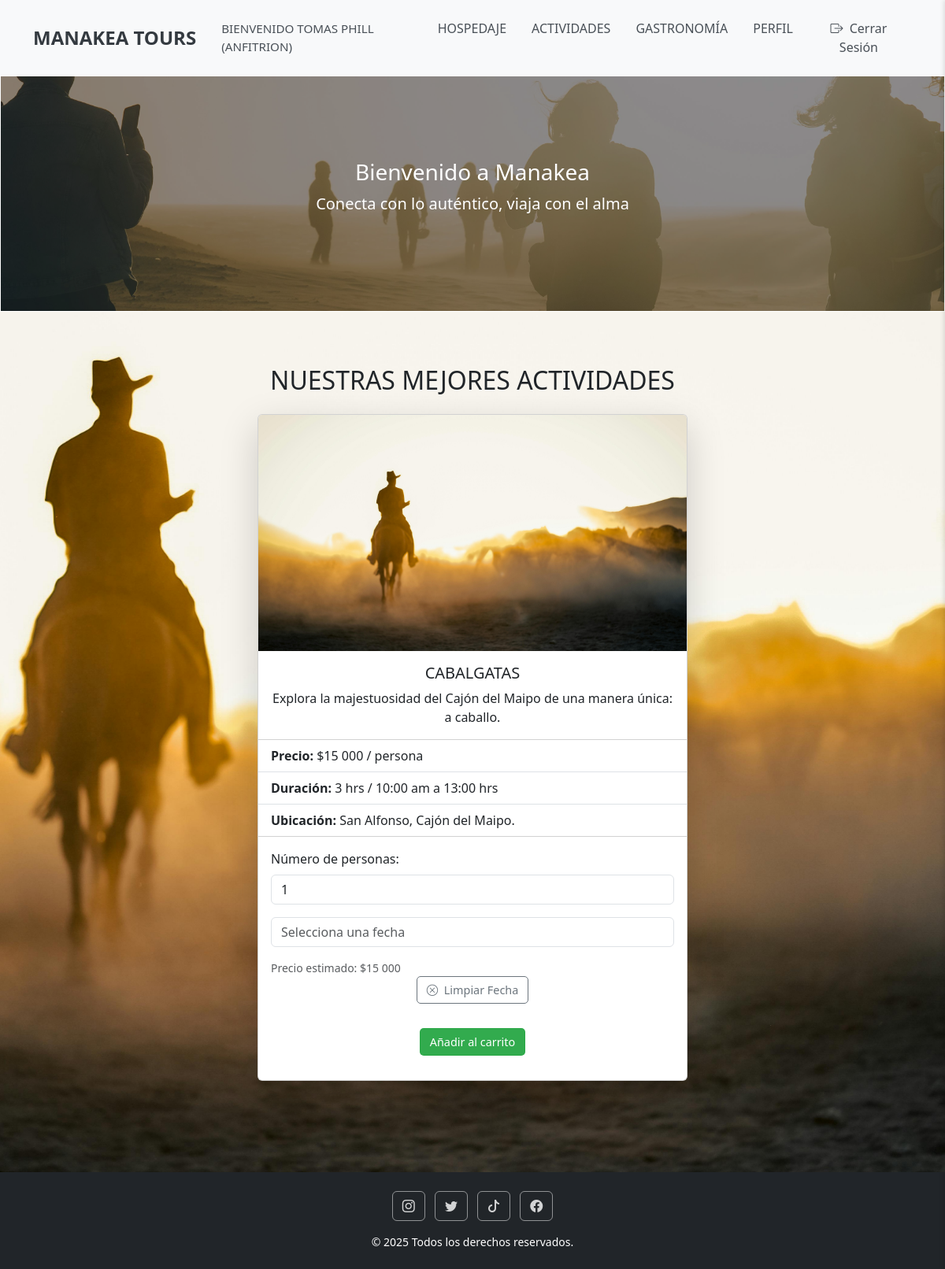
The app's page /detalle_actividad/19/ (signed in) with its own data.
### core/models.py (models this page shows, shortened)
class Usuario(AbstractBaseUser, PermissionsMixin):
    nombre = models.CharField(max_length=100)
    apellido = models.CharField(max_length=100)
    correo = models.EmailField(unique=True)
    telefono = models.CharField(max_length=20, blank=True, null=True) # Campo de teléfono
    tipo_usuario = models.ForeignKey(TipoUsuario, on_delete=models.SET_NULL, null=True, blank=True)
    is_active = models.BooleanField(default=True) # Indica si la cuenta está activa
    is_staff = models.BooleanField(default=False) # Necesario para acceder al admin de Django
    date_joined = models.DateTimeField(auto_now_add=True) # Fecha de creación del usuario
    objects = UsuarioManager() # Asigna tu Manager personalizado
    USERNAME_FIELD = 'correo' # Django usará 'correo' como campo de nombre de usuario para el login
    REQUIRED_FIELDS = ['nombre', 'apellido'] # Campos requeridos al crear un superusuario con createsuperuser
    groups = models.ManyToManyField(
        'auth.Group',
        verbose_name='groups',
        blank=True,
        help_text='The groups this user belongs to. A user will get all permissions granted to each of their groups.',
        related_name="core_usuario_set", # Asegura un related_name único para evitar conflictos
        related_query_name="usuario",
    )
    user_permissions = models.ManyToManyField(
        'auth.Permission',
        verbose_name='user permissions',
        blank=True,
        help_text='Specific permissions for this user.',
        related_name="core_usuario_set", # Asegura un related_name único para evitar conflictos
        related_query_name="usuario",
    )
    class Meta:
        verbose_name = "Usuario"
        verbose_name_plural = "Usuarios"

class TipoUsuario(models.Model):
    tipo_nombre = models.CharField(max_length=50, unique=True)
    class Meta:
        verbose_name = "Tipo de Usuario"
        verbose_name_plural = "Tipos de Usuarios"

class Servicio(models.Model):
    nombre = models.CharField(max_length=200)
    descripcion = models.TextField()
    tipo_servicio = models.ForeignKey('TipoServicio', on_delete=models.CASCADE)
    precio_base = models.DecimalField(max_digits=10, decimal_places=0, default=0)
    ubicacion = models.CharField(max_length=255, default='')
    duracion = models.CharField(max_length=100, blank=True, null=True)
    habitacion = models.IntegerField(blank=True, null=True)
    imagen = models.ImageField(upload_to='servicios_imagenes/', blank=True, null=True)
    anfitrion = models.ForeignKey('Usuario', on_delete=models.CASCADE, related_name='servicios_ofrecidos', null=True, blank=True)

### core/views.py (the view)
# urls.py: path('detalle_actividad/<int:servicio_id>/', views.detalle_actividad, name='detalle_actividad'),
def detalle_actividad(request, servicio_id):
    servicio = get_object_or_404(Servicio, pk=servicio_id, tipo_servicio__nombre='actividad')
    context = {
        'servicio': servicio,
    }
    return render(request, 'core/detalle_actividad.html', context)

### core/templates/core/detalle_actividad.html (shortened to what this page needs)
{% load static %}
{% load humanize %}
<!DOCTYPE html>
<html lang="es">
<head>
    <link rel="stylesheet" href="{% static 'css/global.css'%}">
    <link rel="stylesheet" href="{% static 'css/carrito.css'%}">
    <link href="https://cdn.jsdelivr.net/npm/bootstrap@5.3.3/dist/css/bootstrap.min.css" rel="stylesheet">
    <link rel="stylesheet" href="https://cdn.jsdelivr.net/npm/bootstrap-icons@1.10.5/font/bootstrap-icons.css">
    <link rel="stylesheet" href="https://cdn.jsdelivr.net/npm/flatpickr/dist/flatpickr.min.css">
</head>
<body>
<div id="main-content">
    <section class="bg-3">
        <nav class="navbar navbar-expand-lg navbar-light bg-light">
            <div class="container">
                {% if user.is_authenticated %}
                    <a class="navbar-brand fw-bold" href="{% url 'inicioregistrado' %}">MANAKEA TOURS</a>
                {% else %}
                    <a class="navbar-brand fw-bold" href="{% url 'inicio' %}">MANAKEA TOURS</a>
                {% endif %}
                <div class="collapse navbar-collapse justify-content-end" id="navbarNav">
                    <ul class="navbar-nav">
                        {% if user.is_authenticated %}
                            <li class="nav-item d-flex align-items-center">
                                <span class="nav-link welcome-message">
                                    BIENVENIDO {{ user.nombre|upper }} {{ user.apellido|upper }}
                                    {% if user.tipo_usuario %}
                                        <span class="user-role">({{ user.tipo_usuario.tipo_nombre|upper }})</span>
                                    {% endif %}
                                </span>
                            </li>
                            <li class="nav-item">
                                <a class="nav-link {% if request.resolver_match.url_name == 'hospedaje' %}active{% endif %}" href="{% url 'hospedaje' %}">HOSPEDAJE</a>
                            </li>
                            <li class="nav-item">
                                <a class="nav-link {% if request.resolver_match.url_name == 'actividad' %}active{% endif %}" href="{% url 'actividad' %}">ACTIVIDADES</a>
                            </li>
                            <li class="nav-item">
                                <a class="nav-link {% if request.resolver_match.url_name == 'gastronomia' %}active{% endif %}" href="{% url 'gastronomia' %}">GASTRONOMÍA</a>
                            </li>
                            <li class="nav-item">
                                <a class="nav-link" href="{% url 'perfil' %}">PERFIL</a>
                            </li>
                            <li class="nav-item">
                                <a class="nav-link btn btn-outline-danger btn-sm ms-2" href="{% url 'logout' %}">
                                    <i class="bi bi-box-arrow-right me-1"></i> Cerrar Sesión
                                </a>
                            </li>
                        {% endif %}
                    </ul>
                </div>
            </div>
        </nav>
        <div id="carouselExampleSlidesOnly" class="carousel slide border border-white" data-bs-ride="carousel" style="height: 300px;">
            <div class="carousel-inner h-100">
                <div class="carousel-item active position-relative h-100">
                    <img src="{% static 'img/cajon-3.jpg' %}" class="d-block w-100 h-100 object-fit-cover" alt="Embalse El Yeso, Cajón del Maipo">
                    <div class="position-absolute top-0 start-0 w-100 h-100 d-flex flex-column justify-content-center align-items-center text-white bg-dark bg-opacity-50">
                        <h1 class="h3">Bienvenido a Manakea</h1>
                        <p class="lead">Conecta con lo auténtico, viaja con el alma</p>
                    </div>
                </div>
            </div>
        </div>
        <div class="container my-5">
            <h2 class="text-center mb-4">NUESTRAS MEJORES ACTIVIDADES</h2>
            <div class="row justify-content-center">
                <div class="col-md-8 col-lg-6">
                    <div class="card h-100 shadow-lg">
                        {% if servicio.imagen %}
                            <img src="{{ servicio.imagen.url }}" class="card-img-top" alt="{{ servicio.nombre }}">
                        {% else %}
                            <img src="{% static 'img/no-image.jpg' %}" class="card-img-top" alt="Sin imagen disponible">
                        {% endif %}
                        <div class="card-body">
                            <h5 class="card-title">{{ servicio.nombre }}</h5>
                            <p class="card-text">{{ servicio.descripcion }}</p>
                        </div>
                        <ul class="list-group list-group-flush">
                            <li class="list-group-item"><strong>Precio:</strong> ${{ servicio.precio_base|floatformat:0|intcomma }} / persona</li>
                            {% if servicio.duracion %}
                                <li class="list-group-item"><strong>Duración:</strong> {{ servicio.duracion }}</li>
                            {% endif %}
                            {% if servicio.ubicacion %}
                                <li class="list-group-item"><strong>Ubicación:</strong> {{ servicio.ubicacion }}</li>
                            {% endif %}
                        </ul>
                        <div class="card-body">
                            <form action="#" method="POST" class="reservation-form"
                                  data-service-id="{{ servicio.id }}"
                                  data-service-name="{{ servicio.nombre }}"
                                  data-service-type="Actividad"
                                  data-price-base="{{ servicio.precio_base }}"
                                  data-occupied-dates-url="{% url 'api_actividad_fechas_ocupadas' servicio_id=servicio.id %}">
                                <div class="mb-3">
                                    <label for="num-personas-{{ servicio.id }}" class="form-label">Número de personas:</label>
                                    <input type="number" class="form-control num-personas-input" id="num-personas-{{ servicio.id }}" value="1" min="1" max="{{ servicio.num_personas_max }}">
                                </div>
                                <div class="mb-3">
                                    <input type="text" class="form-control date-input single-date-picker" id="fecha-actividad-{{ servicio.id }}" name="fecha_actividad" placeholder="Selecciona una fecha">
                                </div>
                                <div class="form-text mt-2 text-muted" id="price-display-{{ servicio.id }}">
                                    Precio estimado: ${{ servicio.precio_base|floatformat:0|intcomma }}
                                </div>
                                <div class="d-flex justify-content-center mb-3">
                                    <button type="button" class="btn btn-outline-secondary btn-sm clear-flatpickr" data-target-flatpickr="fecha-actividad-{{ servicio.id }}">
                                        <i class="bi bi-x-circle me-1"></i> Limpiar Fecha
                                    </button>
                                </div>
                                <div class="card-hospedaje d-flex justify-content-center">
                                    {% if user.is_authenticated and user.tipo_usuario and user.tipo_usuario.tipo_nombre == 'cliente' %}
                                        <button type="button" class="btn btn-success btn-sm add-to-cart-btn">
                                            Añadir al carrito
                                        </button>
                                    {% else %}
                                        <button type="button" class="btn btn-success btn-sm"
                                                data-bs-toggle="popover" data-bs-placement="top"
                                                data-bs-title="Acción Requerida"
                                                data-bs-content="Debes iniciar sesión como cliente para poder reservar.">
                                            Añadir al carrito
                                        </button>
                                    {% endif %}
                                </div>
                            </form>
                            </div>
                    </div>
                </div>
            </div>
        </div>
        <footer class="bg-dark text-center text-white py-4 mt-5">
            <div class="container">
                <div class="mb-3">
                    <a href="https://www.instagram.com" target="_blank" class="btn btn-outline-light mx-1"><i class="bi bi-instagram"></i></a>
                    <a href="https://www.twitter.com" target="_blank" class="btn btn-outline-light mx-1"><i class="bi bi-twitter"></i></a>
                    <a href="https://www.tiktok.com" target="_blank" class="btn btn-outline-light mx-1"><i class="bi bi-tiktok"></i></a>
                    <a href="https://www.facebook.com" target="_blank" class="btn btn-outline-light mx-1"><i class="bi bi-facebook"></i></a>
                </div>
                <p class="mb-0 small">&copy; 2025 Todos los derechos reservados.</p>
            </div>
        </footer>
    </section>
</div>
</body>
</html>

### core/static/css/global.css (style rules this page uses)
body { min-height: 100vh; display: flex; flex-direction: column; margin: 0; padding: 0; }
.bg-3 { background-image: url(../img/cabalgata.jpg); background-repeat: no-repeat; background-position: center center; background-size: cover; min-height: 100vh; display: flex; flex-direction: column; }
.bg-5 > .container.my-5, .bg > .container, .bg-2 > .container, .bg-3 > .container, .bg-4 > .container, .bg-profile > .container { flex-grow: 1; padding-top: 20px; padding-bottom: 20px; }
.card-img-top { height: 300px; object-fit: cover; }
.card-body { display: flex; flex-direction: column; }
.card-title, .card-text { text-align: center; }
.btn { margin-top: auto; }
.card .btn { border-radius: 0.25rem; transition: all 0.2s ease-in-out; font-weight: 500; }
.card .btn-success { background-color: rgba(40, 167, 69, 0.95) !important; border-color: rgba(40, 167, 69, 0.95) !important; color: white; }
.card .btn-sm { padding: 0.35rem 0.75rem !important; font-size: 0.9rem !important; border-radius: 5px !important; }
.navbar { background-color: rgba(255, 255, 255, 0.85) !important; box-shadow: 0 2px 10px rgba(0,0,0,0.1); padding: 1rem 0 !important; }
.navbar-brand { font-size: 1.5rem !important; color: #343a40 !important; font-weight: 700 !important; }
.navbar-nav .nav-link { color: #495057 !important; font-weight: 500 !important; margin: 0 0.5rem; transition: color 0.3s ease; }
.welcome-message { color: #6c757d !important; font-size: 0.95rem !important; margin-right: 1rem; }
footer { background-color: rgba(33, 37, 41, 0.9) !important; padding: 2rem 0 !important; color: rgba(255, 255, 255, 0.8) !important; }
footer .btn-outline-light { border-color: rgba(255, 255, 255, 0.5) !important; color: rgba(255, 255, 255, 0.8) !important; }
.card-hospedaje { text-align: center; padding-top: 15px; padding-bottom: 15px; }

### core/static/css/carrito.css (style rules this page uses)
#main-content { transition: margin-right 0.3s ease-in-out; }

### records on screen
Usuario: nombre "TOMAS", apellido "PHILL", tipo_usuario.tipo_nombre "ANFITRION"
Servicio: imagen (picture), nombre "CABALGATAS", descripcion "Explora la majestuosidad del Cajón del Maipo de una manera única: a caballo.", precio_base "15 000", duracion "3 hrs / 10:00 am a 13:00 hrs", ubicacion "San Alfonso, Cajón del Maipo."
